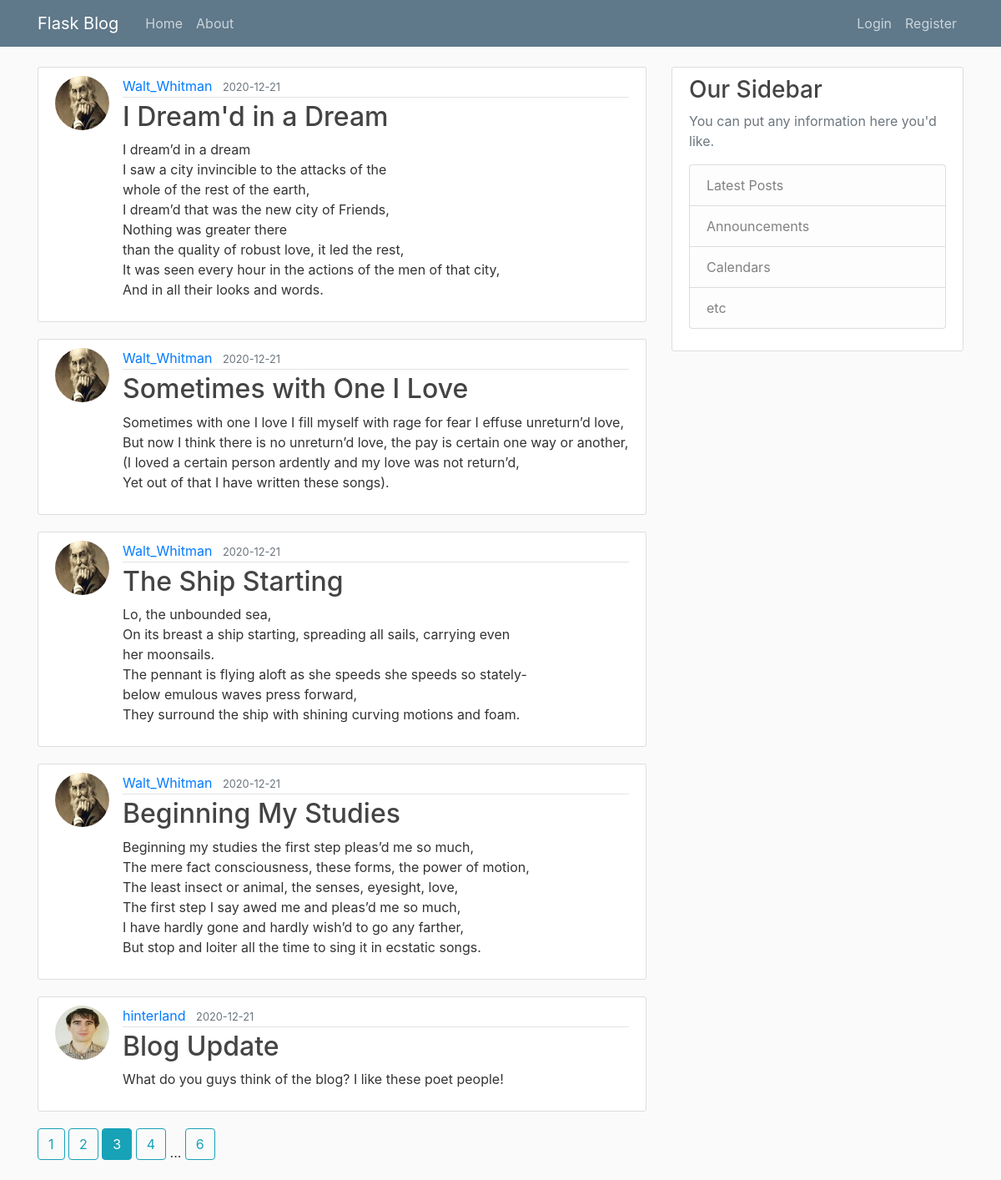
Screenshot of /home?page=3 with the database file from the repository.
### flaskblog/models.py (models this page shows, shortened)
class Post(db.Model):
    id = db.Column(db.Integer, primary_key=True)
    title = db.Column(db.String(100), nullable=False)
    date_posted = db.Column(db.DateTime, nullable=False, default=datetime.utcnow)
    content = db.Column(db.Text, nullable=False)
    user_id = db.Column(db.Integer, db.ForeignKey('user.id'), nullable=False)

class User(db.Model, UserMixin):
    id = db.Column(db.Integer, primary_key=True)
    username = db.Column(db.String(20), unique=True, nullable=False)
    email = db.Column(db.String(120), unique=True, nullable=False)
    image_file = db.Column(db.String(20), nullable=False, default='default.jpg')
    password = db.Column(db.String(60), nullable=False)
    posts = db.relationship('Post', backref='author', lazy=True)

### flaskblog/main/routes.py (the view)
@main.route("/")
@main.route("/home")
def home():
    page = request.args.get('page', 1, type=int)
    posts = Post.query.order_by(Post.date_posted.desc()).paginate(page=page, per_page=5)
    return render_template('home.html', posts=posts)

### flaskblog/templates/home.html
{% extends "base.html" %}
{% block content%}
    {% for post in posts.items %}
        <article class="media content-section">
    <img class="rounded-circle article-img" src="{{ url_for('static', filename='profile_pics/' + post.author.image_file) }}">
          <div class="media-body">
            <div class="article-metadata">
              <a class="mr-2" href="{{ url_for('users.user_posts', username=post.author.username) }}">{{ post.author.username }}</a>
              <small class="text-muted">{{ post.date_posted.strftime('%Y-%m-%d') }}</small>
            </div>
            <h2><a class="article-title" href="{{ url_for('posts.post', post_id=post.id) }}">{{ post.title }}</a></h2>
            <p class="article-content">{{ post.content }}</p>
          </div>
        </article>
    {% endfor %}
    {% for page_num in posts.iter_pages(left_edge=1, right_edge=1, left_current=1, right_current=2 ) %}
        {% if page_num %}
            {% if posts.page == page_num %}
            <a class="btn btn-info mb-4" href="{{ url_for('main.home', page=page_num) }}">{{ page_num }}</a>
            {% else %}
            <a class="btn btn-outline-info mb-4" href="{{ url_for('main.home', page=page_num) }}">{{ page_num }}</a>
            {% endif %}
        {% else %}
            ...
        {% endif %}
    {% endfor %}
{% endblock content %}

### flaskblog/static/main.css (style rules this page uses)
body { background: #fafafa; color: #333333; margin-top: 5rem; }
h1, h2, h3, h4, h5, h6 { color: #444444; }
.content-section { background: #ffffff; padding: 10px 20px; border: 1px solid #dddddd; border-radius: 3px; margin-bottom: 20px; }
.article-title { color: #444444; }
.article-content { white-space: pre-line; }
.article-img { height: 65px; width: 65px; margin-right: 16px; }
.article-metadata { padding-bottom: 1px; margin-bottom: 4px; border-bottom: 1px solid #e3e3e3 }

### rows the page displays
Post: image_file (picture), author.username "Walt_Whitman", date_posted "2020-12-21", title "I Dream'd in a Dream", content "I dream’d in a dream I saw a city invincible to the attacks of the whole of the rest of the earth, I dream’d that was the new city of Friends, Nothing was greater there than the quality of robust love, it led the rest, It was seen every hour in the actions of the men of that city, And in all their looks and words."
Post: image_file (picture), author.username "Walt_Whitman", date_posted "2020-12-21", title "Sometimes with One I Love", content "Sometimes with one I love I fill myself with rage for fear I effuse unreturn’d love, But now I think there is no unreturn’d love, the pay is certain one way or another, (I loved a certain person ardently and my love was not return’d, Yet out of that I have written these songs)."
Post: image_file (picture), author.username "Walt_Whitman", date_posted "2020-12-21", title "The Ship Starting", content "Lo, the unbounded sea, On its breast a ship starting, spreading all sails, carrying even her moonsails. The pennant is flying aloft as she speeds she speeds so stately- below emulous waves press forward, They surround the ship with shining curving motions and foam."
Post: image_file (picture), author.username "Walt_Whitman", date_posted "2020-12-21", title "Beginning My Studies", content "Beginning my studies the first step pleas’d me so much, The mere fact consciousness, these forms, the power of motion, The least insect or animal, the senses, eyesight, love, The first step I say awed me and pleas’d me so much, I have hardly gone and hardly wish’d to go any farther, But stop and loiter all the time to sing it in ecstatic songs."
Post: image_file (picture), author.username "hinterland", date_posted "2020-12-21", title "Blog Update", content "What do you guys think of the blog? I like these poet people!"

### other values shown
{{ page_num }} "1" "2" "4" "6"
{{ page_num }} "3"
